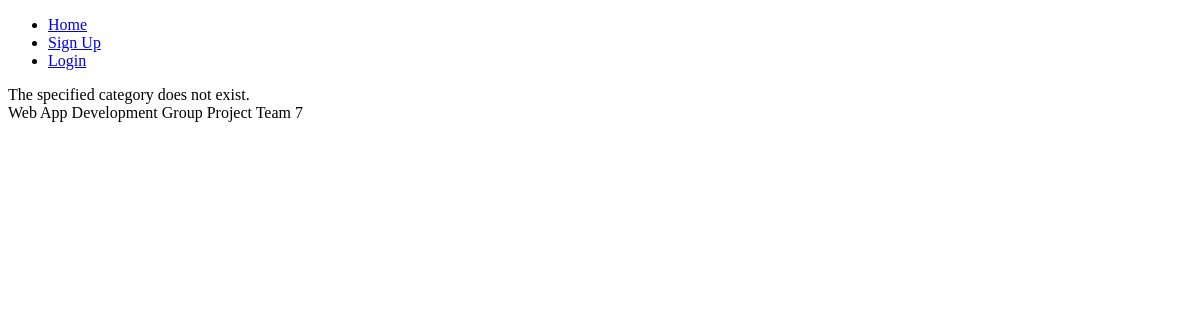
The app's page /recipes/categories/indian/, older data.
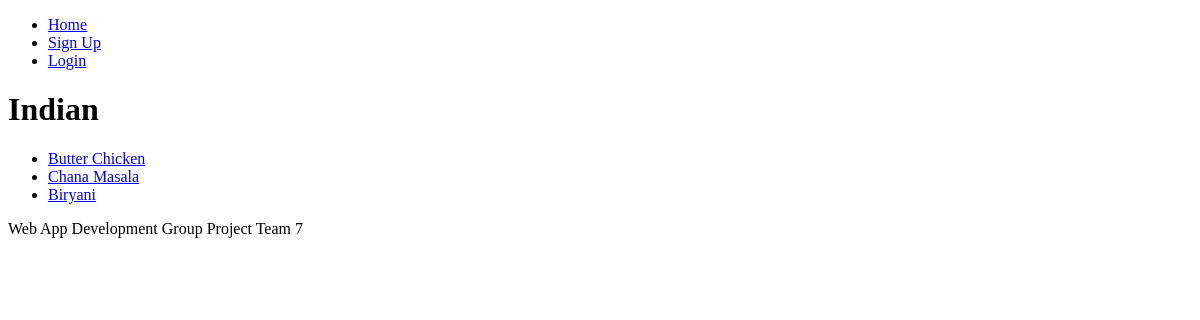
The same page, newer data.
### recipes/models.py (models this page shows, shortened)
class Category(models.Model):
    name = models.CharField(max_length=50, unique=True)
    slug = models.SlugField()
    class Meta:
        verbose_name_plural = 'categories'

class Recipe(models.Model):
    DIFFICULTY_CHOICES = [("Easy", "Easy"), ("Medium", "Medium"), ("Hard", "Hard")]
    title = models.CharField(max_length=255)
    author = models.ForeignKey(User, on_delete=models.CASCADE, related_name="recipes")
    image = models.ImageField(upload_to='recipe_images', blank=True)
    category = models.ForeignKey(Category, on_delete=models.CASCADE)
    description = models.TextField()
    difficulty = models.CharField(max_length=20, choices=DIFFICULTY_CHOICES)
    ingredients = models.TextField()
    instructions = models.TextField()
    created_at = models.DateTimeField(auto_now_add=True)
    slug = models.SlugField()

### recipes/views.py (the view)
# urls.py: path('categories/<slug:category_name_slug>/', views.category_view, name='category'),
def category_view(request, category_name_slug):
    context_dict = {}
    try:
        category = Category.objects.get(slug=category_name_slug)
        pages = Recipe.objects.filter(category=category)
        context_dict['recipes'] = pages
        context_dict['category'] = category
    except Category.DoesNotExist:
        context_dict['category'] = None
        context_dict['recipes'] = None
    return render(request, 'recipes/category.html', context=context_dict)

### templates/recipes/category.html (shortened to what this page needs)
{% extends 'recipes/base.html' %}
{% load staticfiles %}
{% block body_block %}
    {% if category %}
        <h1>{{ category.name }}</h1>
        {% if recipes %}
        <ul>
            {% for recipe in recipes %}
            <li><a href="{% url 'recipes:recipe_detail' recipe.id %}">{{ recipe.title }}</a></li>
            {% endfor %}
        </ul>
        {% else %}
        <strong>No pages currently in category.</strong>
        {% endif %}
    {% else %}
        The specified category does not exist.
    {% endif %}
{% endblock %}

Row changes from the older to the newer data that the page shows:
added Category: name "Indian"
added Recipe: title "Butter Chicken"
added Recipe: title "Chana Masala"
added Recipe: title "Biryani"
Text that changed along with them:
text no longer shown: "The specified category does not exist."
